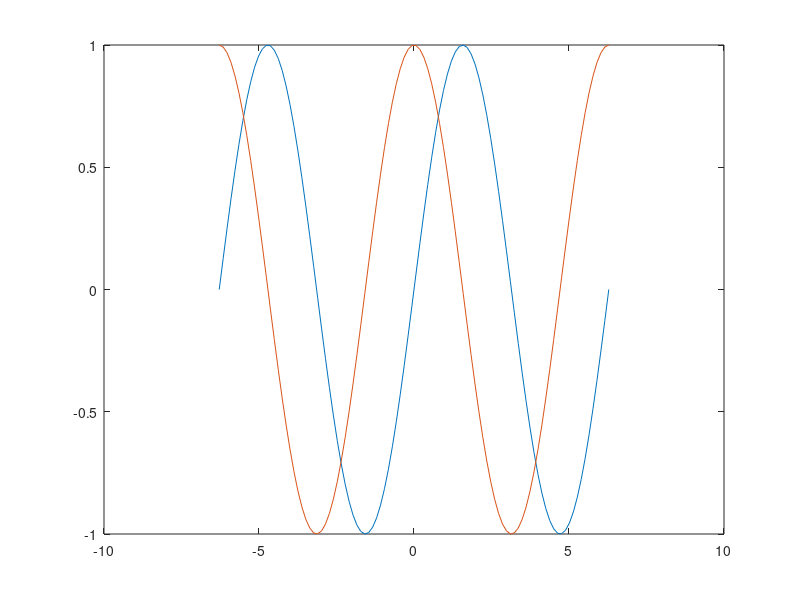

Reproduce this figure in MATLAB. (Note: this script raises an error after producing the figure.)
clc
clear

7*5

%% 'char array' and "string" is different
c = 'hello world'
whos c

d = "Greetings"
whos d

c+2 %change to ASCII number

d+2 %add to the string

e = 'ABCD'
e = e + 1
e

a = NaN
whos a
nan == nan %nan cannot be complied
inf == inf
isnan(a)

%% array
%create array
x = [1 2 3 4 5]
y = 1:2:13
z = linspace(10,30,7) %linspace(x1,x2,n) n elements equally spaced between x1 and x2

%array indexing
x(4) %the fourth element
x(3:5)

y(3:end)
y(4) = 6

% array and column vectors
x3 = [1;2;3;4]
x4 = [1 2 3 4]'
y2 = [1 2 3 4]
y2*x3

% element by element
x1 = 1:3
y1 = 4:6
x1.*y1
x1./y1
x1.^y1


%% Matrix 
%create
X = [1 2 3;4 5 6]

%standard matrix
ones(3)
zeros(3)
eye(3)
nan(3)

%size of matrix
Y = ones(3,4)
size(Y)
size(Y, 1) % number of rows
size(Y, 2) % number of columns

% double indexing
Y(1,1)
Y(1,:)
Y(:,2)
% single indexing   [column by column]
X(2)
X(3)

%delete rows/vectors
A = magic(4)
A([1,2],:) = []

% scalar and matrix addition
B =magic(3)
B + 2

% inverse
B2 = inv(B)
B2 * B
% pinv should be not correct
pinv(B)
% solve Ax = b
A = magic(3)
b = [1,2,3]'
x = A\b

%tic toc  how many times it slips
A = magic(1000); 
b = ones(1000,1);
tic
inv(A)*b;
toc

tic
z=A\b;
toc

% matrix functions
repmat(2.5, 3, 4) %repeat matrix
repmat(1:3, 3, 4)

% reshape -- according to single index
X = magic(4)
Y = reshape(X,8,2)


% relation operation
1 == 1
1 ~= 1
1 <= 1
A = magic(3)
A > 5 % treat as array  element by element comparison

a = [1 0];
b = [2 3];
a&b
and(a,b)

%% flow control
% If-Else
x=6;
if (x>3)
    x = x+1
    x = x+2
elseif (x<3)
    x = x-1
else
    x = x*2
end

% loops
a = 0;
for i = 1:1:4
    a = a + i;
end
a

a = 0;
i = 1;
while i <= 4
    a = a + i;
    i = i + 1;
end
a
sum(1:1:100)

%% Visualization
% plot
x = 0:0.1:10;
y = sin(x);
z = cos(x);
plot(x,y)
hold on
plot(x,z,'c--d')
title('Figure of Sin(x) and Cos(x)')
xlabel('x')
ylabel('f(x)')
legend('sin(x),cos(x)')
hold off

% plot as a class
x = linspace(-2*pi,2*pi);
y1 = sin(x);
y2 = cos(x);
p = plot(x,y1,x,y2);
p(1).LineWidth = 2;
p(2).Marker = '*'; %1 2 which line you change

%function  plot
fplot(@(x) sin(x), [-5 5]);
% function handle
h = @(x) sin(x(1))+cos(x(2));
h([1 2])

h2 = @(x) ones(x,3);
h2(4)

%% cell array and structure
clear
clc
%two way to create cell array
% cell indexing
A(1,1) = {[1,2,3,4,5]}; A(1,2)={'Hello World'};
% content addressing
B{1,1} = [1,2,3,4,5]; B{1,2}= 'Hello World';

% preallocate an array
C = cell(4,5);

% cell function
a = 1
iscell(A)
iscell(a)

celldisp(A)
a12 = cell2mat(A(1,2))

%
A1={1,2,3} %1*3 cell
A2={[1,2,3]} % 1*1 cell
A3 = {{1},{2},{3}} %1*3 cell  element is cell

% create structure
circle.radius = 2.5;
circle(2).radius = 1;

circle(1).area = circle(1).radius^2*3.14;
circle(2).area = circle(2).radius^2*3.14;
%% data
dataFile ='./USTreasSpotRates.xlsx';

maturitiesInMonths = xlsread(dataFile, 'D4:O4');
spotRates = xlsread(dataFile, 'D5:O647');
year = xlsread(dataFile, 'A5:A647');
month = xlsread(dataFile, 'B5:B647');
day = xlsread(dataFile, 'C5:C647');

%% function
a = [1 2];
b = [3 4];
c = find_sqdiff(a,b)


